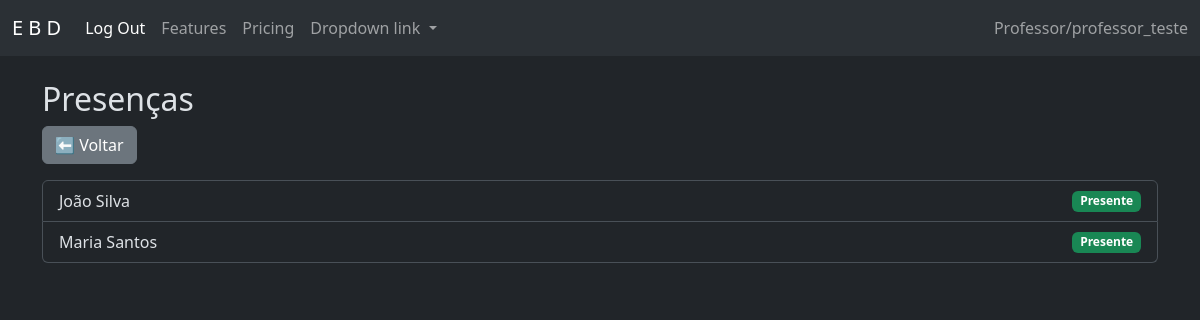
/diario/37/chamada/ (signed in), run on the app's committed database.
### base/models.py (models this page shows, shortened)
class Usuario(AbstractUser):
    ROLE_CHOICES = [
        ('superintendente', 'Superintendente'),
        ('secretario', 'Secretário'),
        ('professor', 'Professor'),
    ]
    igreja = models.ForeignKey(Igreja, on_delete=models.PROTECT, related_name="usuarios", null=True, blank=True)
    role = models.CharField("Cargo", max_length=50, choices=ROLE_CHOICES, default='professor')
    class Meta:
        verbose_name = "Usuário"
        verbose_name_plural = "Usuários"

class Presenca(models.Model):
    PRESENCA_CHOICES = [
        ('P', 'Presente'),
        ('F', 'Ausente'),
    ]
    aluno = models.ForeignKey(Aluno, on_delete=models.PROTECT, related_name="presencas")
    diario = models.ForeignKey(Diario, on_delete=models.CASCADE, related_name="presencas")
    status = models.CharField(max_length=8, choices=PRESENCA_CHOICES, default='F') #Chamada
    class Meta:
        verbose_name = "Presença"
        verbose_name_plural = "Presenças"
        unique_together = ('aluno', 'diario')

class Aluno(models.Model):
    igreja = models.ForeignKey(Igreja, on_delete=models.PROTECT, related_name="alunos")
    nome = models.CharField(max_length=200)
    data_nascimento = models.DateField()
    class Meta:
        verbose_name = "Aluno"
        verbose_name_plural = "Alunos"
        ordering = ["nome"]

### base/views.py (the view)
# urls.py: path('diario/<int:aula_id>/chamada/', views.diario_presenca, name='diario_presenca'),
@user_passes_test(is_actor)
def diario_presenca(request, aula_id):
    diario = get_object_or_404(Diario, aula_id=aula_id)
    presencas = Presenca.objects.filter(diario=diario)
    return render(request, 'diario_presenca_form.html', {'presencas': presencas})

### base/views.py (called while the page is built)
def is_actor(user): return user.is_authenticated and user.role in ['professor', 'secretario', 'superintendente']

### base/templates/diario_presenca_form.html
{% extends 'tela_inicial/layout_base.html' %}
{% block conteudo %}
<div class="container py-4">
  <h2>Presenças</h2>
  <div class="mb-3">
    {% if request.user.role == 'professor' %}
      <a class="btn btn-secondary" href="{% url 'aula_list_professor' %}">⬅ Voltar</a>
    {% else %}
      <a class="btn btn-secondary" href="{% url 'aula_list' %}">⬅ Voltar</a>
    {% endif %}
  </div>
  {% if presencas %}
    <ul class="list-group">
      {% for p in presencas %}
        <li class="list-group-item d-flex justify-content-between align-items-center">
          {{ p.aluno.nome }}
          <span class="badge {% if p.status == 'P' %}bg-success{% else %}bg-danger{% endif %}">
            {% if p.status == 'P' %}Presente{% else %}Ausente{% endif %}
          </span>
        </li>
      {% endfor %}
    </ul>
  {% else %}
    <div class="alert alert-info">Nenhum registro de presença para esta aula.</div>
  {% endif %}
</div>
{% endblock conteudo %}

### base/templates/tela_inicial/layout_base.html (shortened to what this page needs)
{% load static %}
<!doctype html>
<html lang="pt-br">
    <head>
        <link href="https://cdn.jsdelivr.net/npm/bootstrap@5.3.8/dist/css/bootstrap.min.css" rel="stylesheet">
    </head>
  <body data-bs-theme="dark">
    <nav class="navbar navbar-expand-lg bg-body-tertiary" data-bs-theme="dark">
        <div class="container-fluid">
            <a class="navbar-brand" href="{% url 'home' %}" style="cursor: pointer;">E B D</a>
            <div class="collapse navbar-collapse" id="navbarNavDropdown">
            <ul class="navbar-nav">
                <li class="nav-item">
                <form action="{% url 'logout' %}" method="post">
                    <button type="submit" class="nav-link active" aria-current="page"> Log Out </button>
                </form>
                </li>
                <li class="nav-item">
                <a class="nav-link" href="#">Features</a>
                </li>
                <li class="nav-item">
                <a class="nav-link" href="#">Pricing</a>
                </li>
                <li class="nav-item dropdown">
                <a class="nav-link dropdown-toggle" href="#" role="button" data-bs-toggle="dropdown" aria-expanded="false">
                    Dropdown link
                </a>
                </li>
            </ul>
            <span class="navbar-text ms-auto">
                {{ request.user.get_role_display }}/{{ request.user.get_full_name|default:request.user.username }}
            </span>
            </div>
        </div>
    </nav>
        <main>
            {% block conteudo %}{% endblock %}
        </main>
  </body>
</html>

### data on the page
Usuario: user.role "Professor", user.get_full_name "professor_teste"
Presenca: aluno.nome "João Silva", status "Presente"
Presenca: aluno.nome "Maria Santos", status "Presente"
